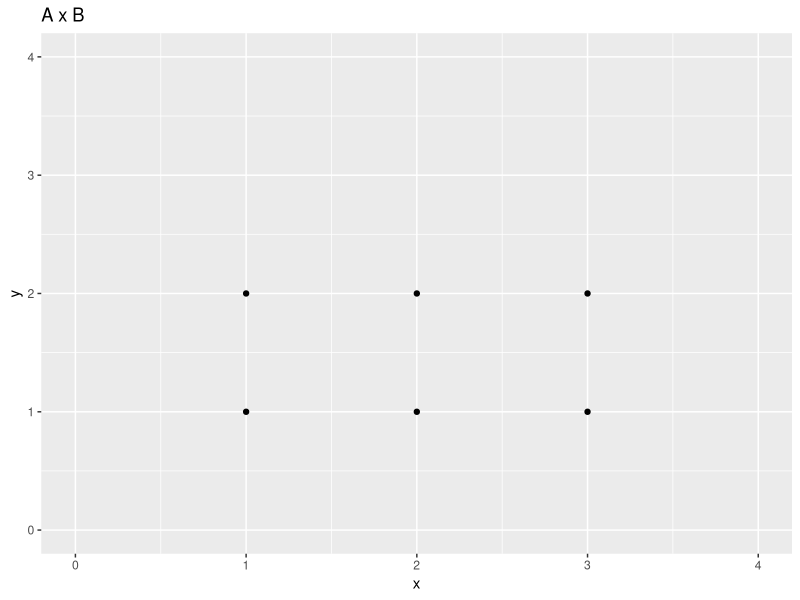
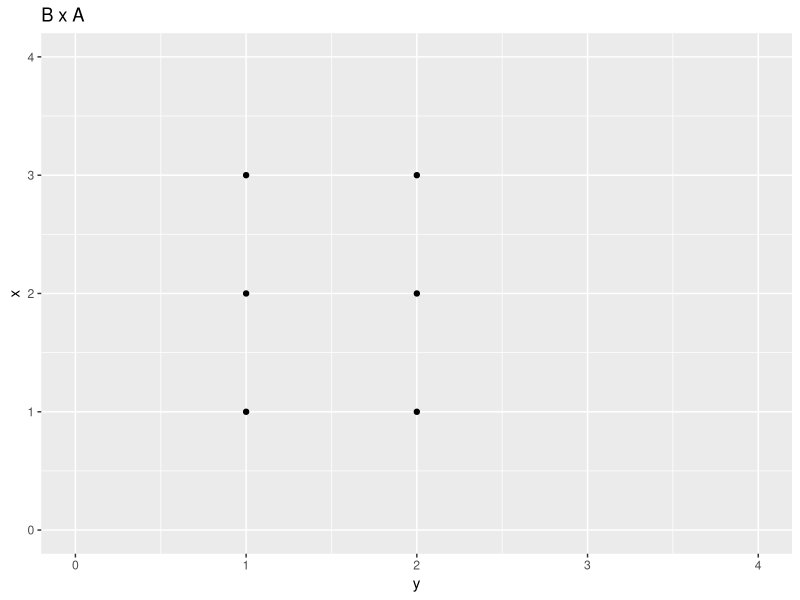
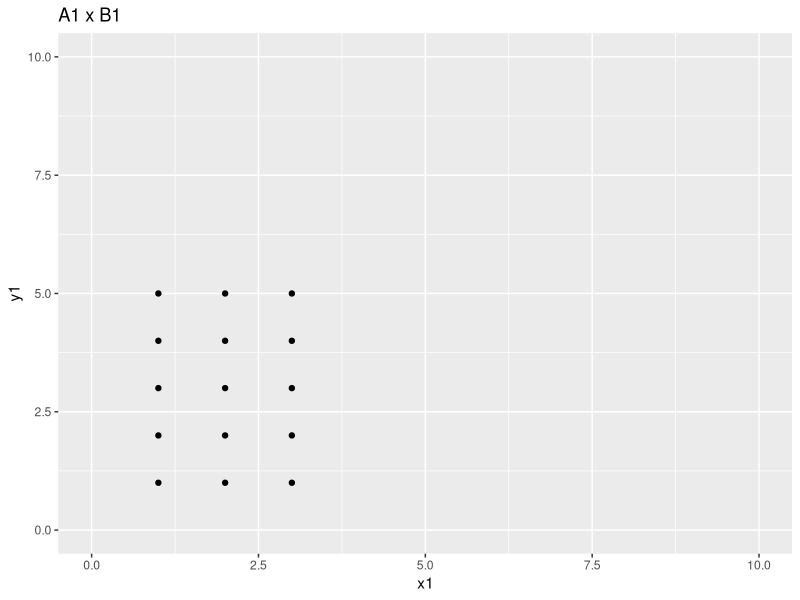
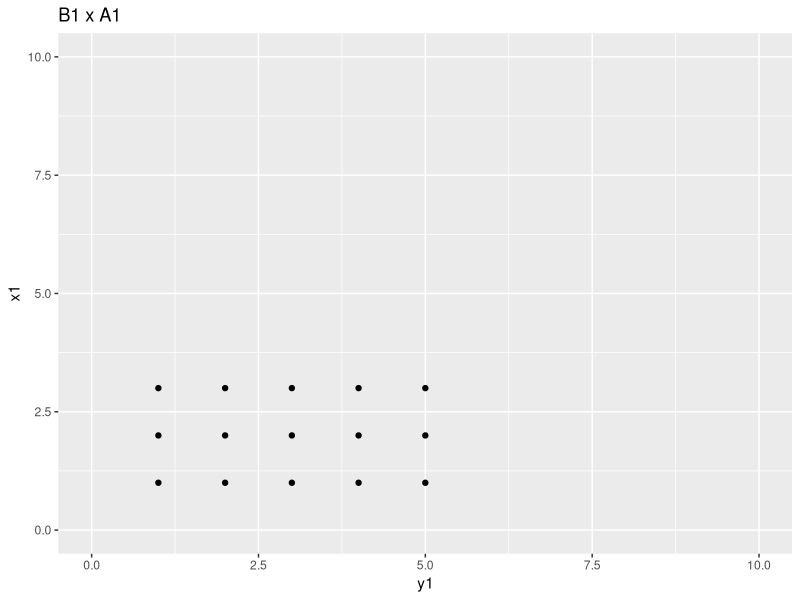

The R source for these figures, in order:
## ---- chunk 1
knitr::opts_chunk$set

library(tidyverse)
## ---- chunk 2

A = c(1,2,3)
B = c(1,2)

# expand grid
cartesian_prod <- unique(expand.grid(x = A, y = B))

# A x B
ggplot(cartesian_prod, aes(x = x, y = y)) +
  geom_point() +
  xlim(c(0, 4)) + ylim(c(0, 4)) + ggtitle('A x B')

# B x A
ggplot(cartesian_prod, aes(x = y, y = x)) +
  geom_point() +
  xlim(c(0, 4)) + ylim(c(0, 4)) + ggtitle('B x A')
## ---- chunk 3
x <- seq(0, 10, 1)

mask_A <- map_lgl(x, function(x){ 1 <= x & x <= 3})
mask_B <- map_lgl(x, function(x){ 1 <= x & x <= 5})

cartesian_prod1 <- unique(expand_grid(x1 = x[mask_A], y1 = x[mask_B]))

# A1 x B1 ----- cria um retângulo
ggplot(cartesian_prod1, aes(x = x1, y = y1)) +
  geom_point() +
  xlim(c(0, 10)) + ylim(c(0, 10)) + ggtitle('A1 x B1')

# A1 x B1 ----- cria um retângulo
ggplot(cartesian_prod1, aes(x = y1, y = x1)) +
  geom_point() +
  xlim(c(0, 10)) + ylim(c(0, 10)) + ggtitle('B1 x A1')

## ---- chunk 4
x <- seq(-3, 10, 1) # conjunto dos números inteiros

mask_A1 <- map_lgl(x, ~ -1 < .x  & .x <= 2)
mask_B1 <- c(3, 4, 5)

# produto cartesiano A1 x B1

unique(expand_grid(x2 = x[mask_A1], y2 = mask_B1)) %>%

# conjunto D
filter(
    map2_lgl(.x = x2, .y = y2, ~ .y >= .x + 4)) %>%

# número de elementos de D
summarise(n = n()) %>%
  dplyr::pull(n) ->
  n_elem

# mensagem-resposta  -------
glue::glue('
           O número de elementos no conjunto D é {n_elem}')

